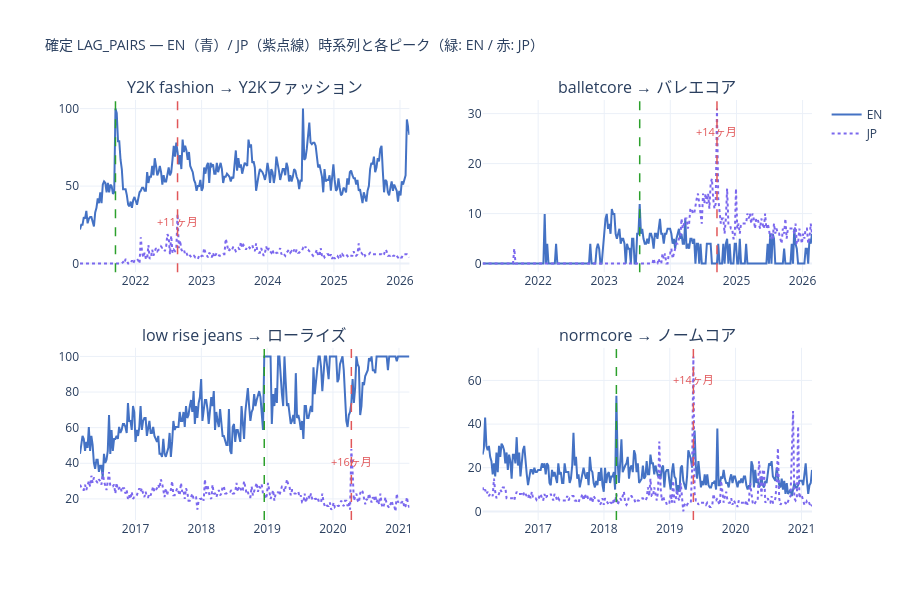

The notebook cell this image was saved under:
### Code cell
fig = make_subplots(
    rows=2, cols=2,
    subplot_titles=[p['label'] for p in LAG_PAIRS],
    vertical_spacing=0.18, horizontal_spacing=0.1,
)

for i, pair in enumerate(LAG_PAIRS):
    row, col = i // 2 + 1, i % 2 + 1
    st = series_store[pair['en_kw']]

    # EN 系列（青）
    fig.add_trace(go.Scatter(
        x=st['en'].index, y=st['en'].values,
        name='EN', line=dict(color='#4472C4', width=2),
        showlegend=(i == 0),
    ), row=row, col=col)

    # JP 系列（紫点線）
    fig.add_trace(go.Scatter(
        x=st['jp'].index, y=st['jp'].values,
        name='JP', line=dict(color='#7B68EE', width=2, dash='dot'),
        showlegend=(i == 0),
    ), row=row, col=col)

    # EN ピーク（緑縦線）
    fig.add_vline(
        x=st['en_peak'].timestamp() * 1000,
        line=dict(color='#2CA02C', dash='dash', width=1.5),
        row=row, col=col,
    )

    # JP ピーク（赤縦線）
    fig.add_vline(
        x=st['jp_peak'].timestamp() * 1000,
        line=dict(color='#E15759', dash='dash', width=1.5),
        row=row, col=col,
    )

    lag = (st['jp_peak'].year - st['en_peak'].year) * 12 + (st['jp_peak'].month - st['en_peak'].month)
    fig.add_annotation(
        x=st['jp_peak'], y=st['jp'].max() * 0.85,
        text=f'+{lag}ヶ月',
        showarrow=False, font=dict(size=11, color='#E15759'),
        row=row, col=col,
    )

fig.update_layout(
    title=dict(text='確定 LAG_PAIRS — EN（青）/ JP（紫点線）時系列と各ピーク（緑: EN / 赤: JP）', font=dict(size=14)),
    height=600, template='plotly_white',
)
fig.show()

### Figure 1 — Plotly figure (JSON) as saved in the notebook; plotly's stock layout.template omitted (floating-point values rounded to 4 significant figures; data arrays with more than 128 entries replaced by an {"elided": "..."} marker saying what was removed)
{"data": [{"line": {"color": "#4472C4", "width": 2}, "name": "EN", "showlegend": true, "type": "scatter", "x": {"elided": "261 str values"}, "xaxis": "x", "y": {"elided": "261 int values"}, "yaxis": "y"}, {"line": {"color": "#7B68EE", "dash": "dot", "width": 2}, "name": "JP", "showlegend": true, "type": "scatter", "x": {"elided": "261 str values"}, "xaxis": "x", "y": {"elided": "261 float values"}, "yaxis": "y"}, {"line": {"color": "#4472C4", "width": 2}, "name": "EN", "showlegend": false, "type": "scatter", "x": {"elided": "261 str values"}, "xaxis": "x2", "y": {"elided": "261 float values"}, "yaxis": "y2"}, {"line": {"color": "#7B68EE", "dash": "dot", "width": 2}, "name": "JP", "showlegend": false, "type": "scatter", "x": {"elided": "261 str values"}, "xaxis": "x2", "y": {"elided": "261 float values"}, "yaxis": "y2"}, {"line": {"color": "#4472C4", "width": 2}, "name": "EN", "showlegend": false, "type": "scatter", "x": {"elided": "262 str values"}, "xaxis": "x3", "y": {"elided": "262 float values"}, "yaxis": "y3"}, {"line": {"color": "#7B68EE", "dash": "dot", "width": 2}, "name": "JP", "showlegend": false, "type": "scatter", "x": {"elided": "262 str values"}, "xaxis": "x3", "y": {"elided": "262 float values"}, "yaxis": "y3"}, {"line": {"color": "#4472C4", "width": 2}, "name": "EN", "showlegend": false, "type": "scatter", "x": {"elided": "262 str values"}, "xaxis": "x4", "y": {"elided": "262 float values"}, "yaxis": "y4"}, {"line": {"color": "#7B68EE", "dash": "dot", "width": 2}, "name": "JP", "showlegend": false, "type": "scatter", "x": {"elided": "262 str values"}, "xaxis": "x4", "y": {"elided": "262 float values"}, "yaxis": "y4"}], "layout": {"annotations": [{"font": {"size": 16}, "showarrow": false, "text": "Y2K fashion → Y2Kファッション", "x": 0.225, "xanchor": "center", "xref": "paper", "y": 1.0, "yanchor": "bottom", "yref": "paper"}, {"font": {"size": 16}, "showarrow": false, "text": "balletcore → バレエコア", "x": 0.775, "xanchor": "center", "xref": "paper", "y": 1.0, "yanchor": "bottom", "yref": "paper"}, {"font": {"size": 16}, "showarrow": false, "text": "low rise jeans → ローライズ", "x": 0.225, "xanchor": "center", "xref": "paper", "y": 0.41, "yanchor": "bottom", "yref": "paper"}, {"font": {"size": 16}, "showarrow": false, "text": "normcore → ノームコア", "x": 0.775, "xanchor": "center", "xref": "paper", "y": 0.41, "yanchor": "bottom", "yref": "paper"}, {"font": {"color": "#E15759", "size": 11}, "showarrow": false, "text": "+11ヶ月", "x": "2022-08-21T00:00:00", "xref": "x", "y": 27.2, "yref": "y"}, {"font": {"color": "#E15759", "size": 11}, "showarrow": false, "text": "+14ヶ月", "x": "2024-09-15T00:00:00", "xref": "x2", "y": 26.35, "yref": "y2"}, {"font": {"color": "#E15759", "size": 11}, "showarrow": false, "text": "+16ヶ月", "x": "2020-04-12T00:00:00", "xref": "x3", "y": 40.8, "yref": "y3"}, {"font": {"color": "#E15759", "size": 11}, "showarrow": false, "text": "+14ヶ月", "x": "2019-05-12T00:00:00", "xref": "x4", "y": 60.35, "yref": "y4"}], "height": 600, "shapes": [{"line": {"color": "#2CA02C", "dash": "dash", "width": 1.5}, "type": "line", "x0": 1631000000000.0, "x1": 1631000000000.0, "xref": "x", "y0": 0, "y1": 1, "yref": "y domain"}, {"line": {"color": "#E15759", "dash": "dash", "width": 1.5}, "type": "line", "x0": 1661000000000.0, "x1": 1661000000000.0, "xref": "x", "y0": 0, "y1": 1, "yref": "y domain"}, {"line": {"color": "#2CA02C", "dash": "dash", "width": 1.5}, "type": "line", "x0": 1689000000000.0, "x1": 1689000000000.0, "xref": "x2", "y0": 0, "y1": 1, "yref": "y2 domain"}, {"line": {"color": "#E15759", "dash": "dash", "width": 1.5}, "type": "line", "x0": 1726000000000.0, "x1": 1726000000000.0, "xref": "x2", "y0": 0, "y1": 1, "yref": "y2 domain"}, {"line": {"color": "#2CA02C", "dash": "dash", "width": 1.5}, "type": "line", "x0": 1545000000000.0, "x1": 1545000000000.0, "xref": "x3", "y0": 0, "y1": 1, "yref": "y3 domain"}, {"line": {"color": "#E15759", "dash": "dash", "width": 1.5}, "type": "line", "x0": 1587000000000.0, "x1": 1587000000000.0, "xref": "x3", "y0": 0, "y1": 1, "yref": "y3 domain"}, {"line": {"color": "#2CA02C", "dash": "dash", "width": 1.5}, "type": "line", "x0": 1521000000000.0, "x1": 1521000000000.0, "xref": "x4", "y0": 0, "y1": 1, "yref": "y4 domain"}, {"line": {"color": "#E15759", "dash": "dash", "width": 1.5}, "type": "line", "x0": 1558000000000.0, "x1": 1558000000000.0, "xref": "x4", "y0": 0, "y1": 1, "yref": "y4 domain"}], "title": {"font": {"size": 14}, "text": "確定 LAG_PAIRS — EN（青）/ JP（紫点線）時系列と各ピーク（緑: EN / 赤: JP）"}, "xaxis": {"anchor": "y", "domain": [0.0, 0.45]}, "xaxis2": {"anchor": "y2", "domain": [0.55, 1.0]}, "xaxis3": {"anchor": "y3", "domain": [0.0, 0.45]}, "xaxis4": {"anchor": "y4", "domain": [0.55, 1.0]}, "yaxis": {"anchor": "x", "domain": [0.59, 1.0]}, "yaxis2": {"anchor": "x2", "domain": [0.59, 1.0]}, "yaxis3": {"anchor": "x3", "domain": [0.0, 0.41]}, "yaxis4": {"anchor": "x4", "domain": [0.0, 0.41]}}}
